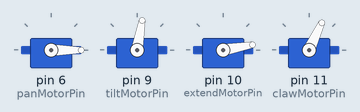
This sketch was run on a simulated Arduino Uno, built with avr-gcc and run on an emulated ATmega328P. Parts: 4 × servo.

Above: at 0.05 s.
At 23.55 s:
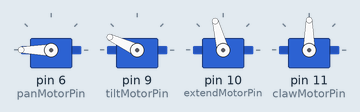
Timing chart, 0 to 31.9 s (numbered marks = the images above):
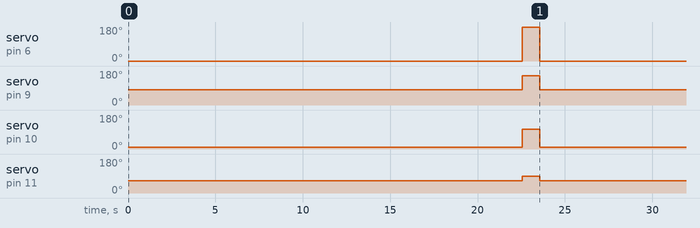

Measured:
- by itself, servo on pin 6 (panMotorPin): alternates 180° for 1.0 s and 0° for 23.6 s
- by itself, servo on pin 9 (tiltMotorPin): alternates 155° for 1.0 s and 80° for 23.6 s
- by itself, servo on pin 10 (extendMotorPin): alternates 105° for 1.0 s and 10° for 23.6 s
- by itself, servo on pin 11 (clawMotorPin): alternates 90° for 1.0 s and 65° for 23.6 s

The sketch:

robot_arm.ino
```cpp
#include <Servo.h>

#define CLAWMOTOR_MAX 90
#define CLAWMOTOR_MIN 65
#define CLAWMOTOR_MID (CLAWMOTOR_MAX + CLAWMOTOR_MIN)/2

#define TILTMOTOR_MAX 155
#define TILTMOTOR_MIN 80
#define TILTMOTOR_MID (TILTMOTOR_MAX + TILTMOTOR_MIN)/2

#define EXTENDMOTOR_MAX 105
#define EXTENDMOTOR_MIN 10
#define EXTENDMOTOR_MID (EXTENDMOTOR_MAX + EXTENDMOTOR_MIN)/2

#define PANMOTOR_MAX 180
#define PANMOTOR_MIN 0
#define PANMOTOR_MID (PANMOTOR_MAX + PANMOTOR_MIN)/2

Servo panMotor;
Servo tiltMotor;
Servo extendMotor;
Servo clawMotor;

int panMotorPin = 6;
int tiltMotorPin = 9;
int extendMotorPin = 10;
int clawMotorPin = 11;

void setup() {
  // put your setup code here, to run once:
  panMotor.attach(panMotorPin);
  tiltMotor.attach(tiltMotorPin);
  extendMotor.attach(extendMotorPin);
  clawMotor.attach(clawMotorPin);

  homePos();
}
void loop() {
  // put your main code here, to run repeatedly:

  demoSequence();
  syncTest();

}

void clawOpen() {
  clawMotor.write(CLAWMOTOR_MAX);
}

void clawClose() {
  clawMotor.write(CLAWMOTOR_MIN);
}

//- cycles through the motor angles smoothly
void cycleMotor(Servo motor, int minNum, int maxNum, int delay_time) {
  for (int i = minNum;i<maxNum;i++) {
    motor.write(i);
    delay(delay_time);
  }
  for (int i = maxNum;i>minNum;i--) {
    motor.write(i);
    delay(delay_time);
  }
}

void syncTest() {

  clawMotor.write(CLAWMOTOR_MAX);
  panMotor.write(PANMOTOR_MAX);
  tiltMotor.write(TILTMOTOR_MAX);
  extendMotor.write(EXTENDMOTOR_MAX);
  delay(1000);

  clawMotor.write(CLAWMOTOR_MIN);
  panMotor.write(PANMOTOR_MIN);
  tiltMotor.write(TILTMOTOR_MIN);
  extendMotor.write(EXTENDMOTOR_MIN);

  delay(1000);

}

void demoSequence() {

  cycleMotor(clawMotor, CLAWMOTOR_MIN, CLAWMOTOR_MAX, 30);
  cycleMotor(panMotor, PANMOTOR_MIN, PANMOTOR_MAX, 30);
  cycleMotor(tiltMotor, TILTMOTOR_MIN, TILTMOTOR_MAX, 30);
  cycleMotor(extendMotor, EXTENDMOTOR_MIN, EXTENDMOTOR_MAX, 30);
}


void homePos() {
  clawMotor.write(CLAWMOTOR_MIN);
  panMotor.write(PANMOTOR_MIN);
  tiltMotor.write(TILTMOTOR_MIN);
  extendMotor.write(EXTENDMOTOR_MIN);
}
```
